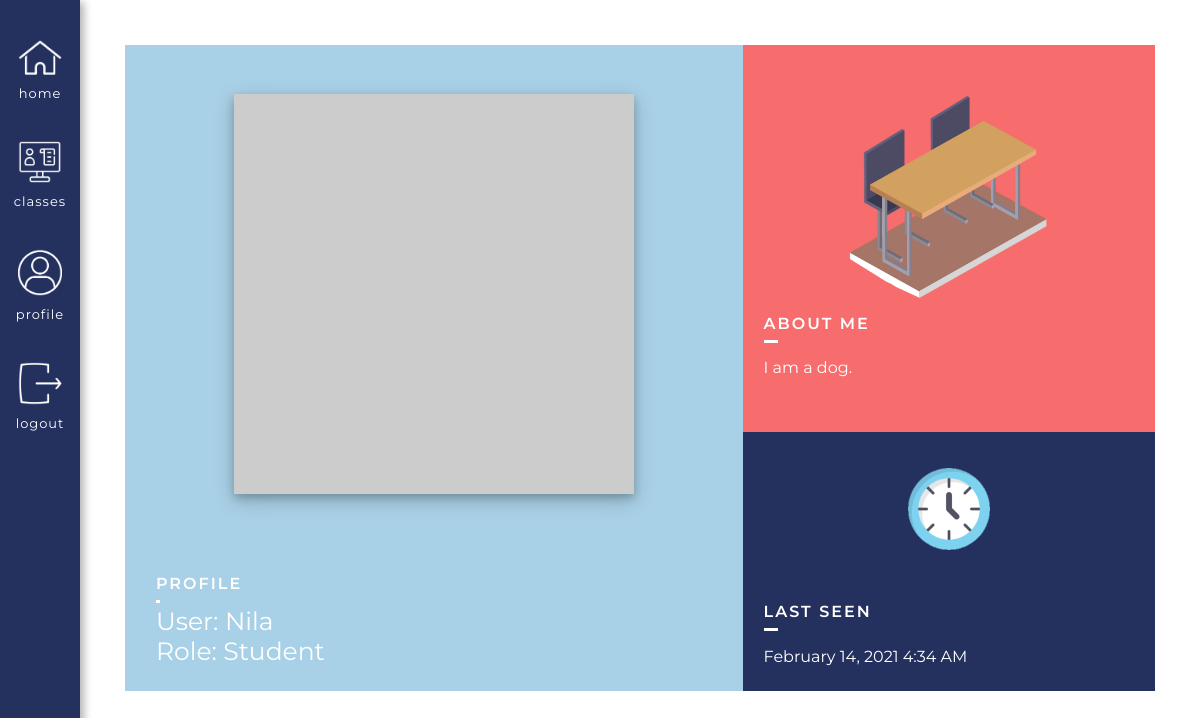
Before: /user/Nila (signed in) with the older database file.
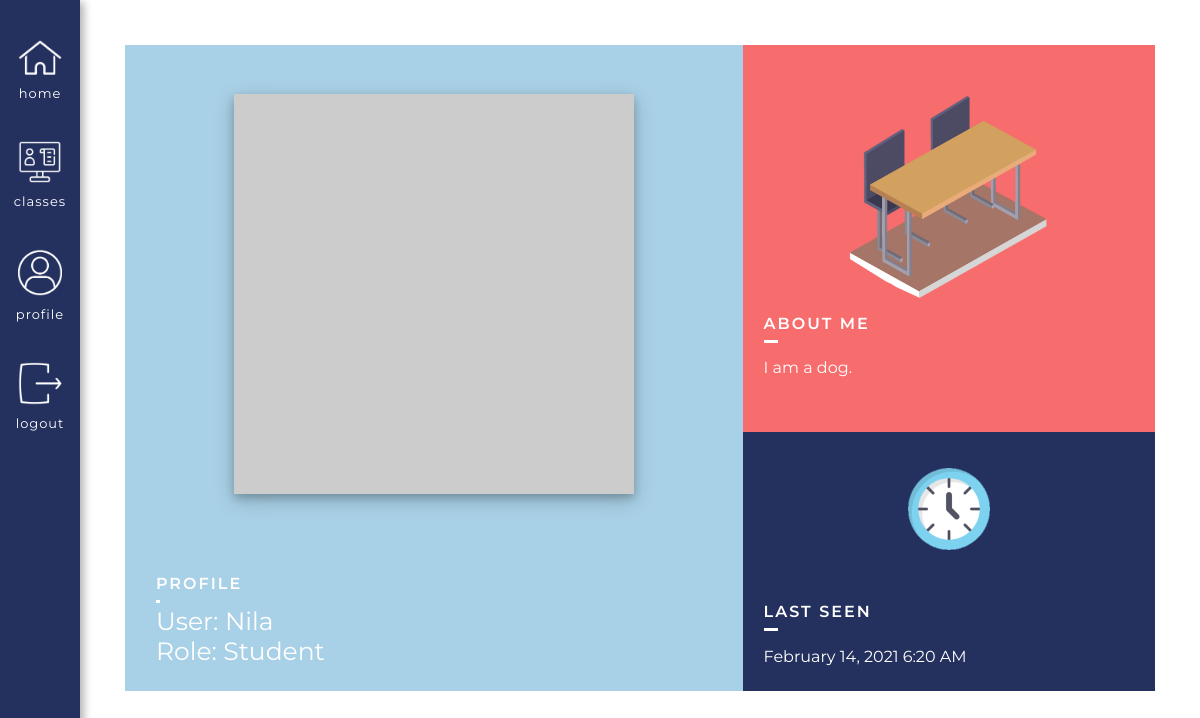
After: the same page with the newer database file.
### app/models.py (models this page shows, shortened)
class User(UserMixin, db.Model):
    id = db.Column(db.Integer, primary_key=True)
    username = db.Column(db.String(64), index=True, unique=True) # adding columns to the database
    email = db.Column(db.String(120), index=True, unique=True)
    password_hash = db.Column(db.String(128))
    role = db.Column(db.Integer, index=False, unique=False) # 0 is Teacher, 1 is Student
    about_me = db.Column(db.String(140))
    last_seen = db.Column(db.DateTime, default=datetime.utcnow)
    posts = db.relationship('Post', backref='author', lazy='dynamic') # First part is calling it from the Post model, secret field is the backref (author)
    reactions = db.relationship('Reactions', backref='reactor', lazy='dynamic') # This will show all the reactions that this user has made
    teaches = db.relationship('Courses', backref='teacher', lazy='dynamic') # This will show all the courses that the user teaches
    signups = db.relationship('Signups', backref='student', lazy='dynamic') # This will show all of the signups of that user
    responses = db.relationship('Responses', backref='student_responder', lazy='dynamic') # This will show all the responses of that user
    prompts = db.relationship('Prompts', backref='teacher_prompter', lazy='dynamic') # This will show all forms of that teacher
    def avatar(self, size):
        digest = md5(self.email.lower().encode('utf-8')).hexdigest()
        return 'https://www.gravatar.com/avatar/{}?d=identicon&s={}'.format(digest, size)

### app/routes.py (the view)
@app.route('/user/<username>') # User profile page
@login_required
def user(username):
    if current_user.id == User.query.filter_by(username=username).first():
        return unauthorized_access()
    user = User.query.filter_by(username=username).first_or_404()
    posts = [
        {'author': user, 'body': 'Test post #1'},
        {'author': user, 'body': 'Test post #2'}
    ]
    return render_template('user.html', user=user, posts=posts, title=username)

### app/models.py (called while the page is built)
@login.user_loader
def load_user(id):
        return User.query.get(int(id))

### app/routes.py (called while the page is built)
@app.before_request # This function will be executed right before the view function
def before_request():
    if current_user.is_authenticated: # Checks whether the current user is logged in
        current_user.last_seen = datetime.utcnow() # Sets the last seen to the date using the UTC time zone
        db.session.commit() # Don't need to do db.session.add() because the user is already in the database (using a current_user)

### app/templates/user.html (shortened to what this page needs)
{% extends "base.html" %}
{% block head %}
    <link rel="stylesheet" href="{{ url_for('static', filename='css/user.css') }}">
{% endblock %}
{% block content %}
<div class = "userBox">
    <div class = "userImage">
        <img src="{{ user.avatar(380) }}">
        <div class = "usernameBox">
            <div class = "usernameInside">
                <div class = "titleHolder">
                    <h2>Profile</h2>
                </div>
                <div class = "userInsideAgain">
                    <h1>User: {{ user.username }}</h1>
                    {% if user.role == 0 %}
                        <h1>Role: Teacher</h1>
                    {% else %}
                        <h1>Role: Student</h1>
                    {% endif %}
                </div>
            </div>
        </div>
    </div>
    <div class = "userInfo">
        <div class = "about">
            <div class = "aboutImage">
                <img src="{{ url_for('static', filename='images/Table.png' )}}">
            </div>
            <div class = "aboutMeText">
                <div class = "titleHolder aboutTitle">
                    <h2>About Me</h2>
                </div>
                <div class = "aboutActual">
                    {% if user.about_me %}
                        <p> {{ user.about_me }}</p>
                    {% endif %}
                </div>
            </div>
        </div>
        <div class = "lastSeenHolder">
            <div class = "aboutImage timeImage">
                <img src="{{ url_for('static', filename='images/Time.png' )}}">
            </div>
            <div class = "lastSeen">
                {% if user.last_seen %}
                    <div class = "titleHolder aboutTitle">
                        <h2>Last seen</h2>
                    </div>
                    <div class = "aboutActual">
                        <p>{{ moment(user.last_seen).format('LLL') }}</p>
                    </div>
                {% endif %}
            </div>
        </div>
    </div>
</div>
{% endblock %}

### app/templates/base.html (shortened to what this page needs)
<!DOCTYPE html>
<html>
    <head>
        <link rel="stylesheet" href="{{ url_for('static', filename='css/base.css') }}">
        {% block head %} {% endblock %}
    </head>
    <header>
        <nav>
            <div class = "headerItem uppermost">
                <div class = "insideHeader">
                    <a class = "imageLinkHolder" href="{{ url_for('index') }}">
                        <img src = "{{ url_for('static', filename='images/Home.png') }}">
                    </a>
                    <a class="imageLabel" href="{{ url_for('index') }}">Home</a>
                </div>
            </div>
            {% if current_user.is_anonymous %}
            <div class = "headerItem">
                <div class = "insideHeader">
                    <a class = "imageLinkHolder" href="{{ url_for('login') }}">
                        <img src = "{{ url_for('static', filename='images/Login.png') }}">
                    </a>
                    <a class="imageLabel" href="{{ url_for('login') }}">Login</a>
                </div>
            </div>
            {% else %}
            <div class = "headerItem">
                <div class = "insideHeader">
                    <a class = "imageLinkHolder" href="{{ url_for('classes', username=current_user.username) }}">
                        <img src = "{{ url_for('static', filename='images/ClassesIcon.png') }}">
                    </a>
                    <a class="imageLabel" href="{{ url_for('classes', username=current_user.username) }}">Classes</a>
                </div>
            </div>
            <div class = "headerItem">
                <div class = "insideHeader">
                    <a class = "imageLinkHolder" href="{{ url_for('user', username=current_user.username) }}">
                        <img src = "{{ url_for('static', filename='images/ProfileIcon.png') }}">
                    </a>
                    <a class="imageLabel" href="{{ url_for('user', username=current_user.username) }}">Profile</a>
                </div>
            </div>
            <div class = "headerItem">
                <div class = "insideHeader">
                    <a class = "imageLinkHolder" href="{{ url_for('logout') }}">
                        <img src = "{{ url_for('static', filename='images/LogoutIcon.png') }}">
                    </a>
                    <a class="imageLabel" href="{{ url_for('logout') }}">Logout</a>
                </div>
            </div>
            {% endif %}
        </nav>
    </header>
    <body>
        <div class = "contentHolder">
            {% block content %} {% endblock %}
        </div>
    </body>
</html>

### app/static/css/base.css (style rules this page uses)
@media screen and (min-width: 600px) { header { height: 100vh; width: 80px; display: flex; align-items: center; justify-content: flex-start; font-family: Poppins, sans-serif; text-transform: uppercase; z-index: 100; font-family: "Montserrat", sans-serif; position: fixed; top: 0; box-shadow: 4px 2px 8px 0 rgba(0, 0, 0, 0.3); } }
@media screen and (min-width: 600px) { nav { background-color: #24305E; width: 100%; height: 100%; display: flex; flex-direction: column; justify-content: flex-start; align-items: center; left: 0; } }
@media screen and (min-width: 600px) { nav a { font-family: 'Montserrat', sans-serif; text-decoration: none; color: black; } }
@media screen and (min-width: 600px) { .headerItem { display: flex; flex-direction: column; justify-content: center; align-items: center; width: 100%; margin-top: 25%; margin-bottom: 25%; } }
@media screen and (min-width: 600px) { .uppermost { margin-top: 50%; } }
@media screen and (min-width: 600px) { .insideHeader { display: flex; flex-direction: column; justify-content: center; align-items: center; } }
@media screen and (min-width: 600px) { .headerItem img { width: 55%; margin-bottom: 10px; } }
@media screen and (min-width: 600px) { .imageLinkHolder { display: flex; justify-content: center; } }
@media screen and (min-width: 600px) { .headerItem a { font-size: 13px; color: white; text-transform: lowercase; letter-spacing: 1px; } }
@media screen and (min-width: 600px) { .contentHolder { margin: 45px 45px 45px 125px; } }
body { margin: 0 !important; font-family: "Montserrat", sans-serif; }
h1, p { margin: 0; }
h2, h3 { font-weight: 400; }

### app/static/css/user.css (style rules this page uses)
.about { background-color: #F76C6C; display: flex; flex-direction: column; justify-content: center; align-items: center; height: 60%; }
.lastSeenHolder { display: flex; flex-direction: column; align-items: center; justify-content: space-around; height: 40%; background-color: #24305E; }
.lastSeen { width: 90%; }
.contentHolder { display: flex; align-items: center; justify-content: center; }
.usernameInside h1 { font-weight: 400; font-size: 25px; line-height: 30px; }
.titleHolder h2 { position: relative; font-size: 16px; font-weight: 600; text-transform: uppercase; letter-spacing: 2px; color: white; }
.titleHolder h2:after { position: absolute; content: ''; height: 3px; bottom: -10px; left: 0; right: 0; width: 2.5%; background: white; }
.aboutTitle h2:after { width: 4%; }
.aboutImage { width: 100%; display: flex; justify-content: center; align-items: center; }
.aboutImage img { width: 50%; }
.aboutMeText { width: 90%; color: white; }
.aboutActual { padding-top: 2%; line-height: 30px; color: white; }
.timeImage img { width: 20%; margin-top: 4%; }
@media screen and (min-width: 750px) { .userBox { display: flex; justify-content: space-between; width: 100%; } }
@media screen and (min-width: 750px) { .userImage { background-color: #A8D0E6; width: 60%; display: flex; justify-content: center; align-items: center; flex-direction: column; } }
@media screen and (min-width: 750px) { .userImage img { width: 80%; max-width: 400px; margin: 8%; box-shadow: 0 4px 8px 0 rgba(0, 0, 0, 0.2), 0 6px 20px 0 rgba(0, 0, 0, 0.19); } }
@media screen and (min-width: 750px) { .userInfo { width: 40%; } }
@media screen and (min-width: 750px) { .usernameBox { display: flex; flex-direction: row; justify-content: space-between; width: 90%; margin-bottom: 4%; color: white; } }
@media screen and (min-width: 750px) { .usernameInside { margin-top: 3%; display: flex; flex-direction: column; justify-content: left; align-items: left; } }

Changed rows visible on the page:
changed User "Nila": last_seen "February 14, 2021 4:34 AM" → "February 14, 2021 6:20 AM"
